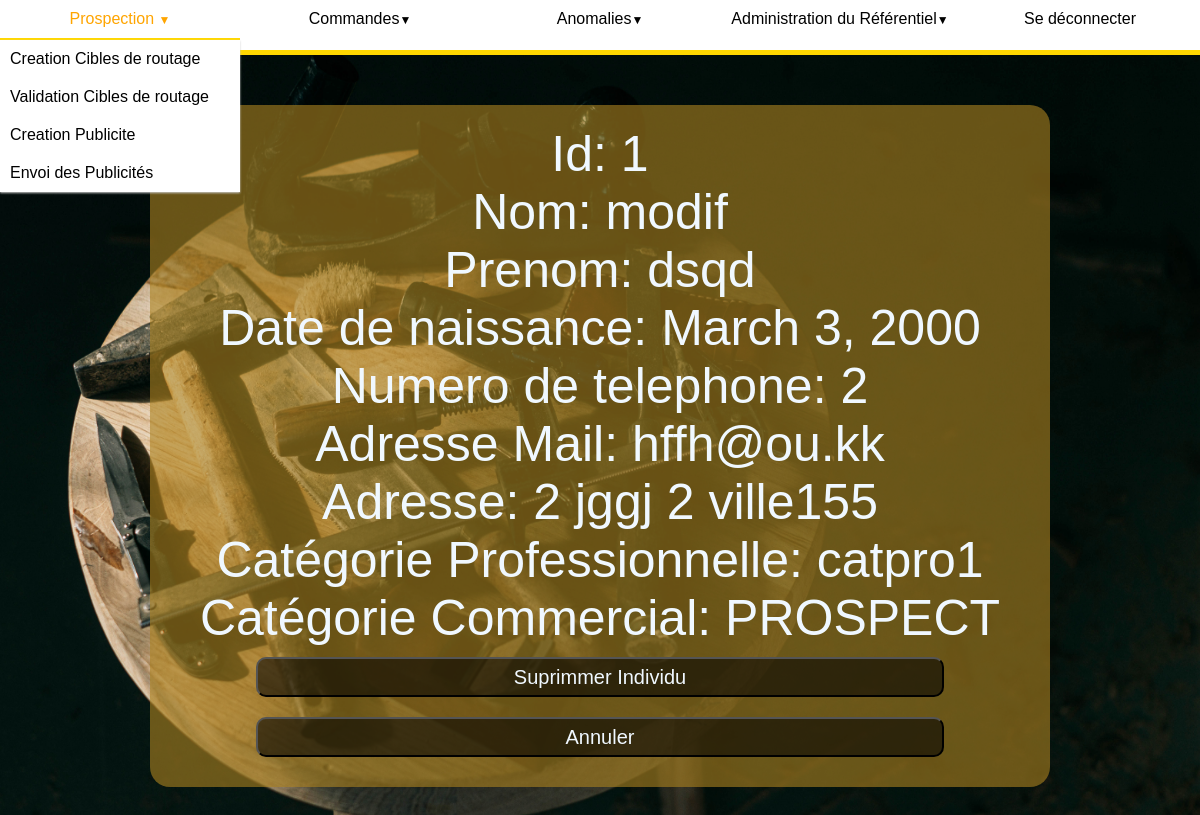
Page /referentiel/delindividu/1 (signed in) on the earlier database version.
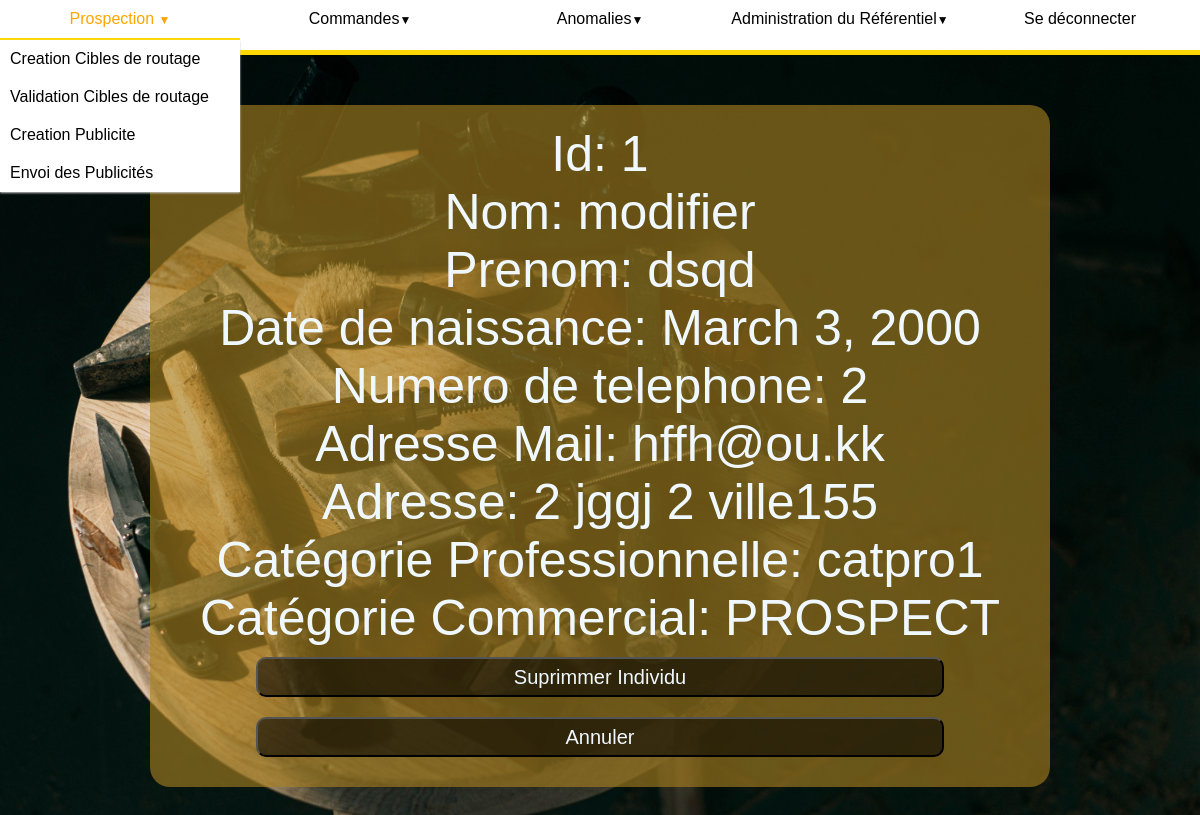
Same page on the later database version.
### referentiel/models.py (models this page shows, shortened)
class Individu(models.Model):
    nom = models.CharField(max_length=50)
    prenom = models.CharField(max_length=50)
    datenaissance = models.DateField()
    ntel = models.DecimalField(max_digits=10, decimal_places=0)
    mail = models.EmailField(null=True)
    adresse = models.ForeignKey(Adresse, on_delete=models.CASCADE)
    catprofessionnelle = models.ForeignKey(
        Catprofessionnelle, on_delete=models.CASCADE)
    prospect = "PROSPECT"
    client = "CLIENT"
    interdit = "INTERDIT"
    cat_choix = [(prospect, "possible client"),
                 (client, "client"),
                 (interdit, " client interdit")
                 ]
    catcommerciale = models.CharField(
        max_length=20, choices=cat_choix, default=prospect)

class Adresse(models.Model):
    numero = models.IntegerField()
    rue = models.CharField(max_length=100)
    codepostal = models.DecimalField(max_digits=5, decimal_places=0)
    ville = models.CharField(max_length=50)
    def __str__(self) -> str:
        return str(self.numero)+" "+self.rue+"\n "+str(self.codepostal)+" "+self.ville

class Catprofessionnelle(models.Model):
    nom = models.CharField(max_length=100)
    def __str__(self) -> str:
        return self.nom

### referentiel/views.py (the view)
# urls.py: path('delindividu/<str:pk>', views.delIndividu, name='supressionIndividu'),
@permission_required("utilisateurs.perm_administrerRef")
def delIndividu(request, pk):
    individu = get_object_or_404(Individu, pk=pk)
    if(request.method == "POST"):
        if "annuler" in request.POST:
            return redirect('/referentiel/individus')
        else:
            individu.delete()
            return redirect('/referentiel/individus')
    contexte = {'individu': individu}
    return render(request, 'referentiel/deleteindividu.html', contexte)

### referentiel/templates/referentiel/deleteindividu.html (shortened to what this page needs)
{% extends 'referentiel/referentiel_view.html' %}
{%block content %}
{% load static %}
<link rel="stylesheet" type="text/css" href="{% static 'referentiel/delete.css' %}">
<div class='contenu'>
<p>
    Id: {{individu.id}}
</p>
<p>
    Nom: {{individu.nom}}
</p>
<p>
    Prenom: {{individu.prenom}}
</p>
<p>
    Date de naissance: {{individu.datenaissance}}
</p>
<p>
    Numero de telephone: {{individu.ntel}}
</p>
<p>
    Adresse Mail: {{individu.mail}}
</p>
<p>
    Adresse: {{individu.adresse}}
</p>
<p>
    Catégorie Professionnelle: {{individu.catprofessionnelle}}
</p>
<p>
    Catégorie Commercial: {{individu.catcommerciale}}
</p>
<form method="post">
    <button class='btn' type="submit">Suprimmer Individu</button>
    <button class='btn' type="submit" name='annuler'>Annuler</button>
</form>
</div>
{%endblock content %}

Differences in the rows shown:
changed Individu "dsqd": nom "modif" → "modifier"
